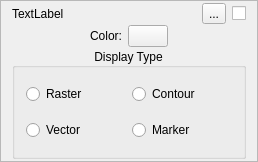
<?xml version="1.0" encoding="UTF-8"?>
<ui version="4.0">
 <class>ImageViewClass</class>
 <widget class="QFrame" name="ImageViewClass">
  <property name="geometry">
   <rect>
    <x>0</x>
    <y>0</y>
    <width>258</width>
    <height>162</height>
   </rect>
  </property>
  <property name="windowTitle">
   <string>ImageView</string>
  </property>
  <property name="frameShape">
   <enum>QFrame::StyledPanel</enum>
  </property>
  <property name="frameShadow">
   <enum>QFrame::Raised</enum>
  </property>
  <layout class="QVBoxLayout" name="verticalLayout_2">
   <property name="spacing">
    <number>1</number>
   </property>
   <property name="topMargin">
    <number>2</number>
   </property>
   <property name="bottomMargin">
    <number>2</number>
   </property>
   <item>
    <layout class="QHBoxLayout" name="horizontalLayout">
     <item>
      <widget class="QLabel" name="imageNameLabel">
       <property name="sizePolicy">
        <sizepolicy hsizetype="MinimumExpanding" vsizetype="Preferred">
         <horstretch>0</horstretch>
         <verstretch>0</verstretch>
        </sizepolicy>
       </property>
       <property name="text">
        <string>TextLabel</string>
       </property>
       <property name="alignment">
        <set>Qt::AlignLeading|Qt::AlignLeft|Qt::AlignVCenter</set>
       </property>
      </widget>
     </item>
     <item>
      <widget class="QToolButton" name="openCloseButton">
       <property name="toolTip">
        <string>Minimize/Maximize the display properties of the image.</string>
       </property>
       <property name="text">
        <string>...</string>
       </property>
       <property name="icon">
        <iconset>
         <normaloff>:/icons/imageMinimize.png</normaloff>:/icons/imageMinimize.png</iconset>
       </property>
      </widget>
     </item>
     <item>
      <widget class="QCheckBox" name="selectCheckBox">
       <property name="toolTip">
        <string>Select the image.</string>
       </property>
       <property name="text">
        <string/>
       </property>
      </widget>
     </item>
    </layout>
   </item>
   <item>
    <layout class="QHBoxLayout" name="colorLayout">
     <item>
      <spacer name="colorSpacer1">
       <property name="orientation">
        <enum>Qt::Horizontal</enum>
       </property>
       <property name="sizeHint" stdset="0">
        <size>
         <width>40</width>
         <height>20</height>
        </size>
       </property>
      </spacer>
     </item>
     <item>
      <widget class="QLabel" name="colorLabel">
       <property name="sizePolicy">
        <sizepolicy hsizetype="Fixed" vsizetype="Preferred">
         <horstretch>0</horstretch>
         <verstretch>0</verstretch>
        </sizepolicy>
       </property>
       <property name="text">
        <string>Color:</string>
       </property>
       <property name="alignment">
        <set>Qt::AlignRight|Qt::AlignTrailing|Qt::AlignVCenter</set>
       </property>
      </widget>
     </item>
     <item>
      <widget class="QPushButton" name="colorButton">
       <property name="toolTip">
        <string>Assign a color that will be used when the image is drawn with saturation reflecting image intensity.</string>
       </property>
       <property name="text">
        <string/>
       </property>
      </widget>
     </item>
     <item>
      <spacer name="colorSpacer2">
       <property name="orientation">
        <enum>Qt::Horizontal</enum>
       </property>
       <property name="sizeHint" stdset="0">
        <size>
         <width>40</width>
         <height>20</height>
        </size>
       </property>
      </spacer>
     </item>
    </layout>
   </item>
   <item>
    <widget class="QGroupBox" name="displayGroupBox">
     <property name="title">
      <string>Display Type</string>
     </property>
     <property name="alignment">
      <set>Qt::AlignCenter</set>
     </property>
     <layout class="QGridLayout" name="gridLayout">
      <property name="topMargin">
       <number>1</number>
      </property>
      <property name="bottomMargin">
       <number>1</number>
      </property>
      <property name="verticalSpacing">
       <number>1</number>
      </property>
      <item row="0" column="0">
       <widget class="QRadioButton" name="rasterRadio">
        <property name="toolTip">
         <string>Display as a &quot;raster&quot;.</string>
        </property>
        <property name="text">
         <string>Raster</string>
        </property>
       </widget>
      </item>
      <item row="0" column="1">
       <widget class="QRadioButton" name="contourRadio">
        <property name="toolTip">
         <string>Display as a &quot;contour&quot;.</string>
        </property>
        <property name="text">
         <string>Contour</string>
        </property>
       </widget>
      </item>
      <item row="1" column="0">
       <widget class="QRadioButton" name="vectorRadio">
        <property name="toolTip">
         <string>Display as a &quot;vector&quot;.</string>
        </property>
        <property name="text">
         <string>Vector</string>
        </property>
       </widget>
      </item>
      <item row="1" column="1">
       <widget class="QRadioButton" name="markerRadio">
        <property name="toolTip">
         <string>Display as a &quot;marker&quot;.</string>
        </property>
        <property name="text">
         <string>Marker</string>
        </property>
       </widget>
      </item>
     </layout>
    </widget>
   </item>
  </layout>
 </widget>
 <layoutdefault spacing="6" margin="11"/>
 <resources/>
 <connections/>
</ui>
